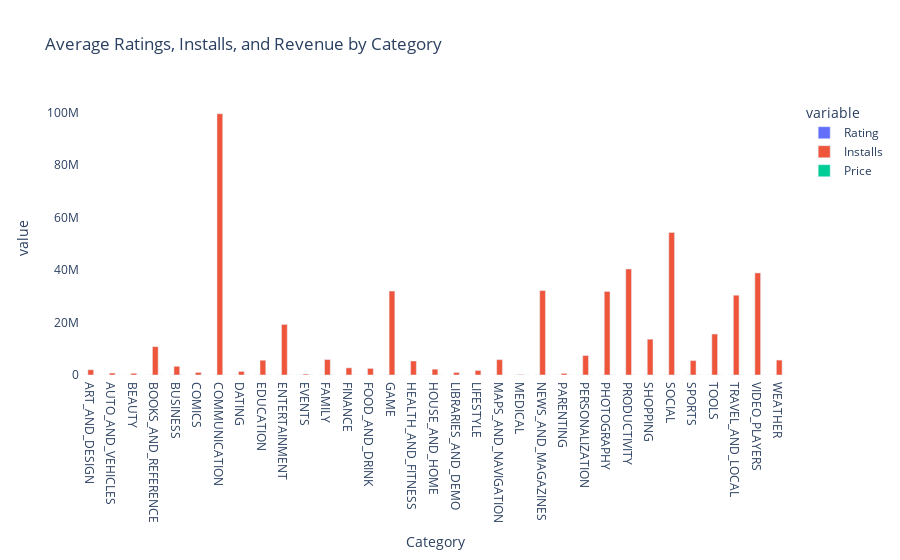

Notebook cell for this chart:
### Markdown cell above
Average Ratings/Installs/Revenue by Category: Bar Chart

### Code cell
import plotly.express as px

# Average Ratings/Installs/Revenue by Category
category_stats = df.groupby('Category').agg({'Rating': 'mean', 'Installs': 'mean', 'Price': 'sum'}).reset_index()

fig = px.bar(category_stats, x='Category', y=['Rating', 'Installs', 'Price'], barmode='group', 
             title='Average Ratings, Installs, and Revenue by Category')

fig.update_layout(plot_bgcolor='rgba(0,0,0,0)')  # Making the plot background transparent
fig.show()

### Figure 1 — Plotly figure (JSON) as saved in the notebook; plotly's stock layout.template omitted (floating-point values rounded to 4 significant figures)
{"data": [{"alignmentgroup": "True", "hovertemplate": "variable=Rating<br>Category=%{x}<br>value=%{y}<extra></extra>", "legendgroup": "Rating", "marker": {"color": "#636efa", "pattern": {"shape": ""}}, "name": "Rating", "offsetgroup": "Rating", "orientation": "v", "showlegend": true, "textposition": "auto", "type": "bar", "x": ["ART_AND_DESIGN", "AUTO_AND_VEHICLES", "BEAUTY", "BOOKS_AND_REFERENCE", "BUSINESS", "COMICS", "COMMUNICATION", "DATING", "EDUCATION", "ENTERTAINMENT", "EVENTS", "FAMILY", "FINANCE", "FOOD_AND_DRINK", "GAME", "HEALTH_AND_FITNESS", "HOUSE_AND_HOME", "LIBRARIES_AND_DEMO", "LIFESTYLE", "MAPS_AND_NAVIGATION", "MEDICAL", "NEWS_AND_MAGAZINES", "PARENTING", "PERSONALIZATION", "PHOTOGRAPHY", "PRODUCTIVITY", "SHOPPING", "SOCIAL", "SPORTS", "TOOLS", "TRAVEL_AND_LOCAL", "VIDEO_PLAYERS", "WEATHER"], "xaxis": "x", "y": [4.358, 4.19, 4.279, 4.346, 4.121, 4.155, 4.159, 3.971, 4.389, 4.126, 4.436, 4.192, 4.132, 4.167, 4.286, 4.277, 4.197, 4.178, 4.095, 4.052, 4.189, 4.132, 4.3, 4.336, 4.192, 4.211, 4.26, 4.256, 4.224, 4.047, 4.109, 4.064, 4.244], "yaxis": "y"}, {"alignmentgroup": "True", "hovertemplate": "variable=Installs<br>Category=%{x}<br>value=%{y}<extra></extra>", "legendgroup": "Installs", "marker": {"color": "#EF553B", "pattern": {"shape": ""}}, "name": "Installs", "offsetgroup": "Installs", "orientation": "v", "showlegend": true, "textposition": "auto", "type": "bar", "x": ["ART_AND_DESIGN", "AUTO_AND_VEHICLES", "BEAUTY", "BOOKS_AND_REFERENCE", "BUSINESS", "COMICS", "COMMUNICATION", "DATING", "EDUCATION", "ENTERTAINMENT", "EVENTS", "FAMILY", "FINANCE", "FOOD_AND_DRINK", "GAME", "HEALTH_AND_FITNESS", "HOUSE_AND_HOME", "LIBRARIES_AND_DEMO", "LIFESTYLE", "MAPS_AND_NAVIGATION", "MEDICAL", "NEWS_AND_MAGAZINES", "PARENTING", "PERSONALIZATION", "PHOTOGRAPHY", "PRODUCTIVITY", "SHOPPING", "SOCIAL", "SPORTS", "TOOLS", "TRAVEL_AND_LOCAL", "VIDEO_PLAYERS", "WEATHER"], "xaxis": "x", "y": [2004000.0, 727800.0, 640900.0, 10790000.0, 3306000.0, 966100.0, 99530000.0, 1355000.0, 5622000.0, 19260000.0, 354400.0, 5872000.0, 2714000.0, 2512000.0, 31980000.0, 5330000.0, 2218000.0, 955100.0, 1712000.0, 5841000.0, 152000.0, 32170000.0, 622300.0, 7406000.0, 31820000.0, 40390000.0, 13650000.0, 54320000.0, 5489000.0, 15600000.0, 30390000.0, 38890000.0, 5681000.0], "yaxis": "y"}, {"alignmentgroup": "True", "hovertemplate": "variable=Price<br>Category=%{x}<br>value=%{y}<extra></extra>", "legendgroup": "Price", "marker": {"color": "#00cc96", "pattern": {"shape": ""}}, "name": "Price", "offsetgroup": "Price", "orientation": "v", "showlegend": true, "textposition": "auto", "type": "bar", "x": ["ART_AND_DESIGN", "AUTO_AND_VEHICLES", "BEAUTY", "BOOKS_AND_REFERENCE", "BUSINESS", "COMICS", "COMMUNICATION", "DATING", "EDUCATION", "ENTERTAINMENT", "EVENTS", "FAMILY", "FINANCE", "FOOD_AND_DRINK", "GAME", "HEALTH_AND_FITNESS", "HOUSE_AND_HOME", "LIBRARIES_AND_DEMO", "LIFESTYLE", "MAPS_AND_NAVIGATION", "MEDICAL", "NEWS_AND_MAGAZINES", "PARENTING", "PERSONALIZATION", "PHOTOGRAPHY", "PRODUCTIVITY", "SHOPPING", "SOCIAL", "SPORTS", "TOOLS", "TRAVEL_AND_LOCAL", "VIDEO_PLAYERS", "WEATHER"], "xaxis": "x", "y": [5.97, 1.99, 0, 23.88, 74.39, 0, 56.69, 22.96, 17.96, 7.98, 0, 2297.0, 2440.0, 8.48, 280.4, 45.38, 0, 0, 1961.0, 26.95, 1043.0, 3.98, 9.58, 127.8, 88.24, 70.92, 5.48, 1.98, 93.21, 207.9, 37.49, 10.46, 29.43], "yaxis": "y"}], "layout": {"barmode": "group", "legend": {"title": {"text": "variable"}, "tracegroupgap": 0}, "plot_bgcolor": "rgba(0,0,0,0)", "title": {"text": "Average Ratings, Installs, and Revenue by Category"}, "xaxis": {"anchor": "y", "domain": [0, 1], "title": {"text": "Category"}}, "yaxis": {"anchor": "x", "domain": [0, 1], "title": {"text": "value"}}}}
